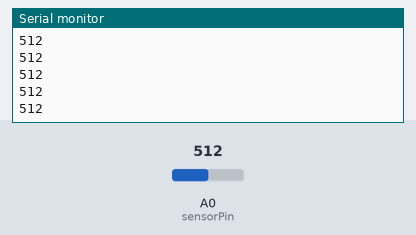
Recording of a sketch running on a simulated Arduino Uno, built with avr-gcc and run on an emulated ATmega328P. Shown: the last lines printed to the serial monitor. The test bench sets the inputs (shaded band); at power-on: A0 (sensorPin) = 512.

Above: at 1.2 s.
1.3 s: A0 (sensorPin) set to 716
At 1.31 s:
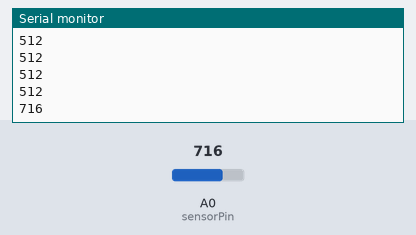
2.8 s: A0 (sensorPin) set to 900
At 2.81 s:
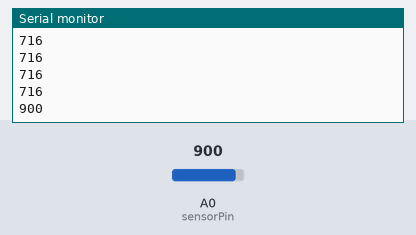
Timing chart, 0 to 5.8 s (numbered marks = the images above; inputs shaded):
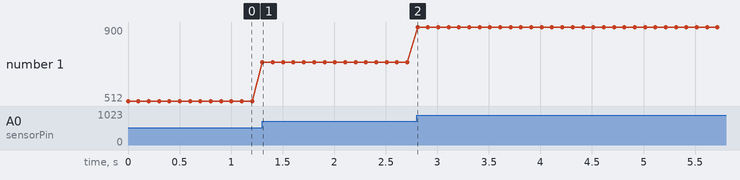

The sketch:

maxbotic_test_analog.ino
```cpp
int sensorPin = A0;
int sensorValue = 0;

void setup()
{
  pinMode(sensorPin, INPUT);
  Serial.begin(115200);
}

void loop()
{
  sensorValue = analogRead(sensorPin);
  Serial.println(sensorValue);
  delay(100);
}
```

Measured:
- after the input at 1.3 s, the serial monitor: prints a new line at once (image 1)
- after the input at 2.8 s, the serial monitor: prints a new line at once (image 2)
- plotted number 1: 512 → 716 after the input at 1.3 s, 716 → 900 after the input at 2.8 s
